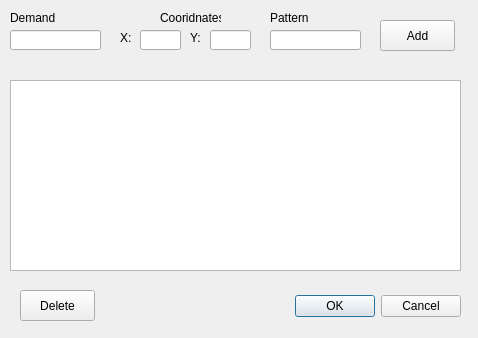
<?xml version="1.0" encoding="UTF-8"?>
<ui version="4.0">
 <class>ClientScreen</class>
 <widget class="QDialog" name="ClientScreen">
  <property name="geometry">
   <rect>
    <x>0</x>
    <y>0</y>
    <width>478</width>
    <height>338</height>
   </rect>
  </property>
  <property name="windowTitle">
   <string>Dialog</string>
  </property>
  <widget class="QDialogButtonBox" name="buttonBox">
   <property name="geometry">
    <rect>
     <x>120</x>
     <y>290</y>
     <width>341</width>
     <height>32</height>
    </rect>
   </property>
   <property name="orientation">
    <enum>Qt::Horizontal</enum>
   </property>
   <property name="standardButtons">
    <set>QDialogButtonBox::Cancel|QDialogButtonBox::Ok</set>
   </property>
  </widget>
  <widget class="QTableView" name="tableView">
   <property name="geometry">
    <rect>
     <x>10</x>
     <y>80</y>
     <width>451</width>
     <height>191</height>
    </rect>
   </property>
  </widget>
  <widget class="QLineEdit" name="lineEdit">
   <property name="geometry">
    <rect>
     <x>10</x>
     <y>30</y>
     <width>91</width>
     <height>20</height>
    </rect>
   </property>
  </widget>
  <widget class="QLineEdit" name="lineEdit_2">
   <property name="geometry">
    <rect>
     <x>140</x>
     <y>30</y>
     <width>41</width>
     <height>20</height>
    </rect>
   </property>
  </widget>
  <widget class="QLineEdit" name="lineEdit_3">
   <property name="geometry">
    <rect>
     <x>210</x>
     <y>30</y>
     <width>41</width>
     <height>20</height>
    </rect>
   </property>
  </widget>
  <widget class="QLabel" name="label">
   <property name="geometry">
    <rect>
     <x>160</x>
     <y>10</y>
     <width>61</width>
     <height>16</height>
    </rect>
   </property>
   <property name="text">
    <string>Cooridnates</string>
   </property>
  </widget>
  <widget class="QLabel" name="label_2">
   <property name="geometry">
    <rect>
     <x>120</x>
     <y>30</y>
     <width>16</width>
     <height>16</height>
    </rect>
   </property>
   <property name="text">
    <string>X:</string>
   </property>
  </widget>
  <widget class="QLabel" name="label_3">
   <property name="geometry">
    <rect>
     <x>190</x>
     <y>30</y>
     <width>16</width>
     <height>16</height>
    </rect>
   </property>
   <property name="text">
    <string>Y:</string>
   </property>
  </widget>
  <widget class="QLabel" name="label_4">
   <property name="geometry">
    <rect>
     <x>10</x>
     <y>10</y>
     <width>91</width>
     <height>16</height>
    </rect>
   </property>
   <property name="text">
    <string>Demand</string>
   </property>
  </widget>
  <widget class="QLabel" name="label_5">
   <property name="geometry">
    <rect>
     <x>270</x>
     <y>10</y>
     <width>91</width>
     <height>16</height>
    </rect>
   </property>
   <property name="text">
    <string>Pattern</string>
   </property>
  </widget>
  <widget class="QLineEdit" name="lineEdit_4">
   <property name="geometry">
    <rect>
     <x>270</x>
     <y>30</y>
     <width>91</width>
     <height>20</height>
    </rect>
   </property>
  </widget>
  <widget class="QPushButton" name="pushButton">
   <property name="geometry">
    <rect>
     <x>380</x>
     <y>20</y>
     <width>75</width>
     <height>31</height>
    </rect>
   </property>
   <property name="text">
    <string>Add</string>
   </property>
  </widget>
  <widget class="QPushButton" name="pushButton_2">
   <property name="geometry">
    <rect>
     <x>20</x>
     <y>290</y>
     <width>75</width>
     <height>31</height>
    </rect>
   </property>
   <property name="text">
    <string>Delete</string>
   </property>
  </widget>
 </widget>
 <resources/>
 <connections>
  <connection>
   <sender>buttonBox</sender>
   <signal>accepted()</signal>
   <receiver>ClientScreen</receiver>
   <slot>accept()</slot>
   <hints>
    <hint type="sourcelabel">
     <x>338</x>
     <y>304</y>
    </hint>
    <hint type="destinationlabel">
     <x>157</x>
     <y>274</y>
    </hint>
   </hints>
  </connection>
  <connection>
   <sender>buttonBox</sender>
   <signal>rejected()</signal>
   <receiver>ClientScreen</receiver>
   <slot>reject()</slot>
   <hints>
    <hint type="sourcelabel">
     <x>406</x>
     <y>310</y>
    </hint>
    <hint type="destinationlabel">
     <x>286</x>
     <y>274</y>
    </hint>
   </hints>
  </connection>
 </connections>
</ui>
